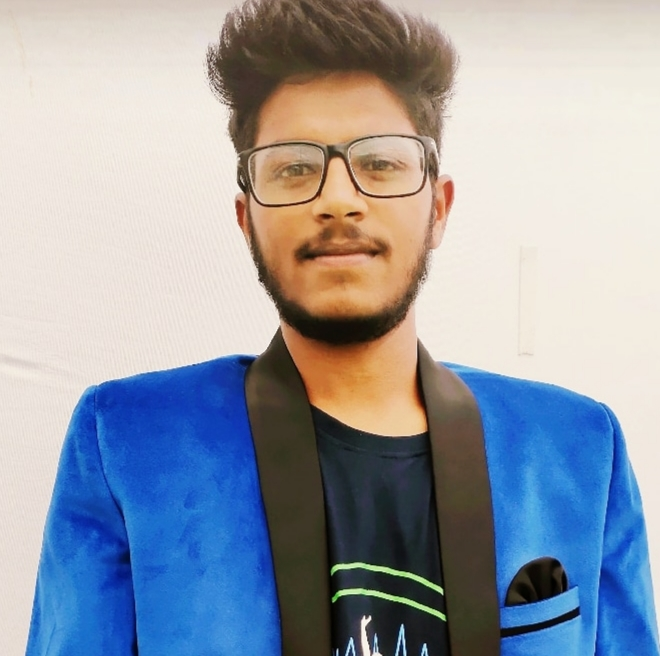
#> input picture Image.jpg, 660 x 656 px
$ jupyter execute BT19ECE060_DIP_A-1.ipynb
#> lines starting #> are read from the running program, lines starting #| are printed output that depends on the picture; after the words box and inside, x2 and y2 are one past the last pixel; in counts of white or black regions, pixels touching at a corner belong together
[cell 1]
# BT19ECE060
# tarun jaiswal


# Assignment 1: Take a passport size photo of yours and perform the following:
# a.  Convert to gray scale
# b.  Conver to binary
# c.  Add a and b
# d.  Add 20 to a

[cell 2]
import cv2
import numpy as np
import matplotlib.pyplot as plt

[cell 3]
img = cv2.imread("Image.jpg")
#> img is the input picture: shape (656, 660, 3); mean B, G, R 167.2, 157.1, 151.6
img = cv2.cvtColor(img, cv2.COLOR_BGR2RGB)

[cell 4]
plt.imshow(img)

# Task 1

[cell 5]
gray = 0.2989*img[:,:,0] + 0.5870*img[:,:,1] + 0.1140*img[:,:,2]
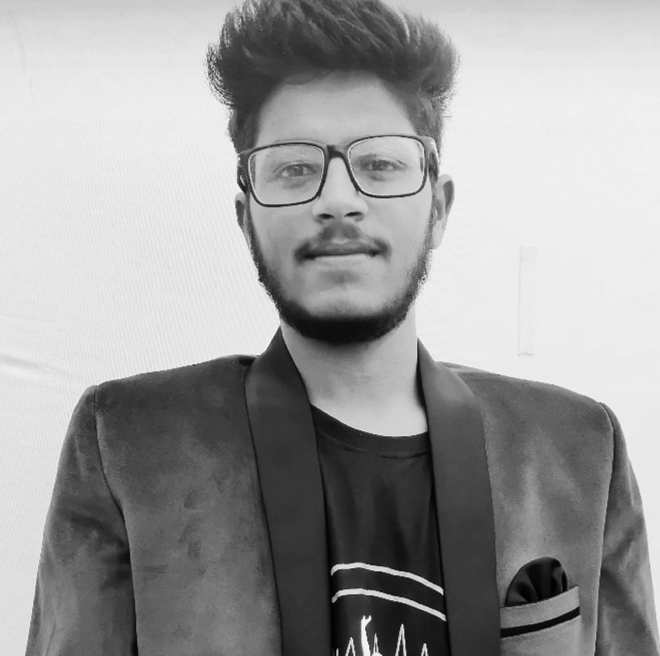
#> gray: shape (656, 660) float64; min 0.587, max 249, mean 156.6

[cell 6]
plt.imshow(gray, cmap='gray')

# Task2

[cell 7]
threshold = 127
bin = np.zeros((img.shape[0], img.shape[1]))

[cell 8]
for i in range(len(gray)):
    for j in range(len(gray[i])):
        if(gray[i,j] > threshold):
            bin[i,j] = 1
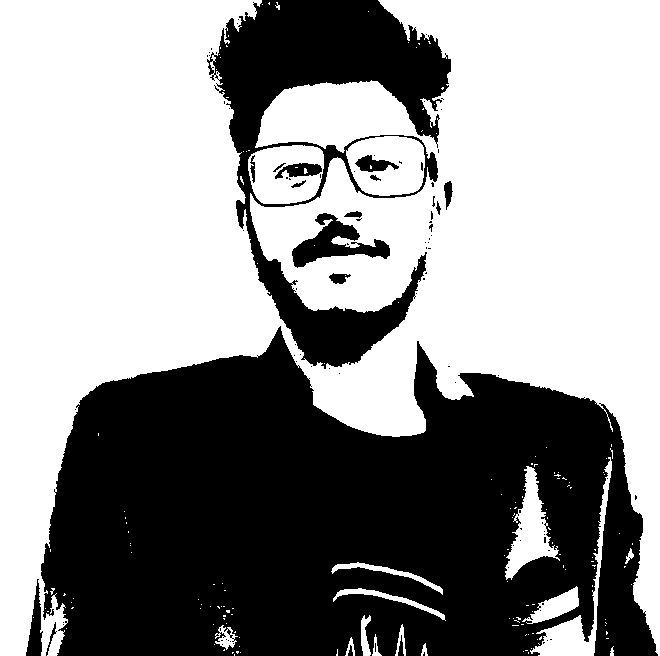
#> bin: shape (656, 660) float64; values 0 (black) and 1 (white), 58% white; 95 black regions (78 under 20 px), largest, box (x1, y1, x2, y2) and area: (41, 326, 658, 656) 146711, (207, 0, 451, 369) 30244, (292, 213, 390, 268) 2173

[cell 9]
plt.imshow(bin, cmap='binary')

# Task 3

[cell 10]
bin_gray = bin + gray

[cell 11]
plt.imshow(bin_gray, cmap='gray')

# Task 4

[cell 12]
gray_20 = gray + 20
